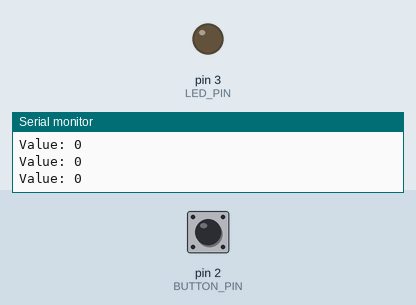
Recording of a sketch running on a simulated Arduino Uno, built with avr-gcc and run on an emulated ATmega328P. Parts: output pins drawn as LEDs (lit = HIGH), the last lines printed to the serial monitor. The inputs (shaded band) are chosen by the test bench; at power-on: pin 2 (BUTTON_PIN) LOW.

Above: at 1.2 s.
1.3 s: pin 2 (BUTTON_PIN) pulled HIGH for 0.25 s
At 2.4 s:
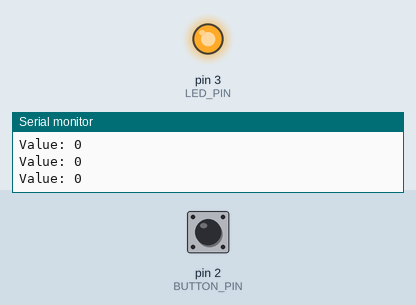
3.1 s: pin 2 (BUTTON_PIN) pulled HIGH for 1 s
At 4.5 s:
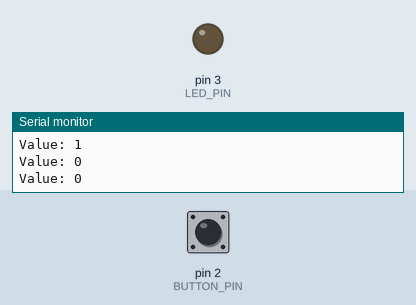
5.7 s: pin 2 (BUTTON_PIN) pulled HIGH for 3.2 s
At 9.4 s:
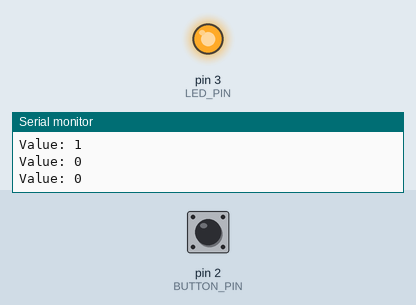
Timing chart, 0 to 10.9 s (numbered marks = the images above; inputs shaded):
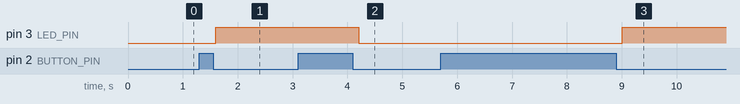

Measured:
- after the input at 1.3 s, pin 3 (LED_PIN): LOW → HIGH after 0.30 s
- after the input at 3.1 s, pin 3 (LED_PIN): HIGH → LOW after 1.1 s
- after the input at 5.7 s, pin 3 (LED_PIN): LOW → HIGH after 3.3 s

The sketch:

toggle_led.ino
```cpp
#define LED_PIN 3
#define BUTTON_PIN 2
byte lastButtonState =LOW;
byte ledState=LOW;

void setup(){
  pinMode(LED_PIN,OUTPUT);
  pinMode(BUTTON_PIN,INPUT);
  Serial.begin(9600);
}

void loop(){
  byte buttonState = digitalRead(BUTTON_PIN);
  if(buttonState != lastButtonState){
    lastButtonState = buttonState;
    if(buttonState == LOW){
      ledState = (ledState==HIGH)?LOW:HIGH;
      digitalWrite(LED_PIN,ledState);
    }
  }
  Serial.print("Value: ");  // Print text
  Serial.println(buttonState);
  delay(200);
}
```
